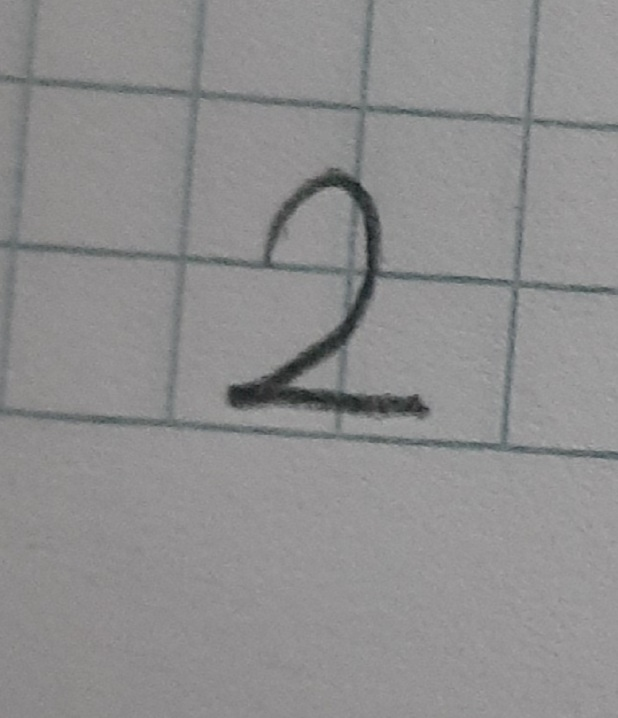
#> input picture Tests/res.jpeg, 618 x 718 px, found by its file name
$ jupyter execute --allow-errors cnn.ipynb
#> lines starting #> are read from the running program, lines starting #| are printed output that depends on the picture; after the words box and inside, x2 and y2 are one past the last pixel; in counts of white or black regions, pixels touching at a corner belong together
[cell 1]
import torch
import torchvision # torch package for vision related things
import torch.nn.functional as F  # Parameterless functions, like (some) activation functions
import torchvision.datasets as datasets  # Standard datasets
import torchvision.transforms as transforms  # Transformations we can perform on our dataset for augmentation
from torch import optim  # For optimizers like SGD, Adam, etc.
from torch import nn  # All neural network modules
from torch.utils.data import DataLoader  # Gives easier dataset managment by creating mini batches etc.
from tqdm import tqdm  # For nice progress bar!


# Simple CNN
class CNN(nn.Module):
    # [27 lines left out: functions __init__, forward, not called in this run]


# Set device
#> (the rest of this cell did not finish here and is left out)

[cell 2]
import matplotlib.pyplot as plt
# [5 lines left out: function predict_image, not called in this run]

[cell 3]
import cv2
import numpy as np
img = cv2.imread("res.jpeg",0)
#> img: shape (718, 618); min 22, max 173, mean 142.6


#img = cv2.resize(img,(28,28))

_,img=cv2.threshold(img, 110,155,cv2.THRESH_BINARY_INV)
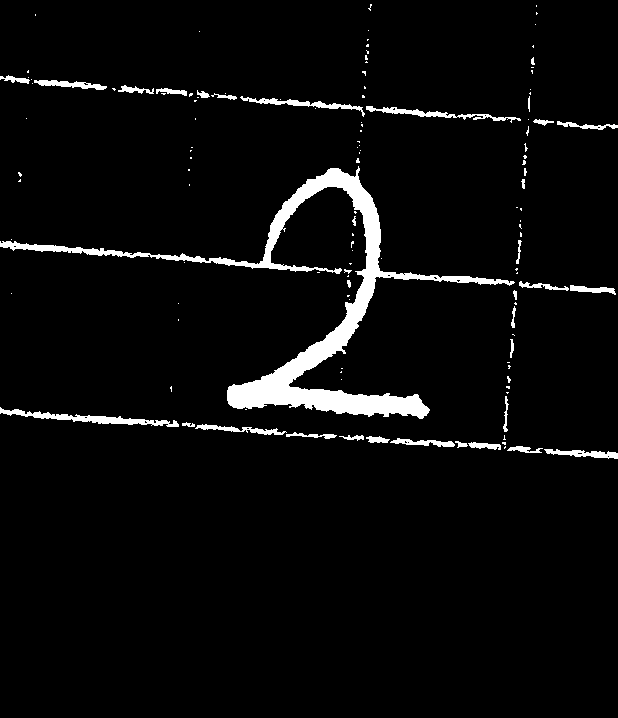
#> img: shape (718, 618); values 0 (black) and 155 (white), 4.2% white; 128 white regions (93 under 20 px), largest, box (x1, y1, x2, y2) and area: (0, 166, 515, 419) 12413, (0, 407, 179, 427) 966, (366, 106, 521, 123) 603
kernel = np.ones((5,5),np.uint8)
img = cv2.resize(img,(28,28))
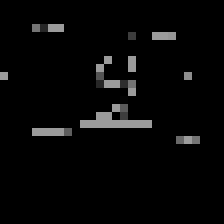
#> img: shape (28, 28) (shown 8 times larger); min 0, max 155, mean 7.3
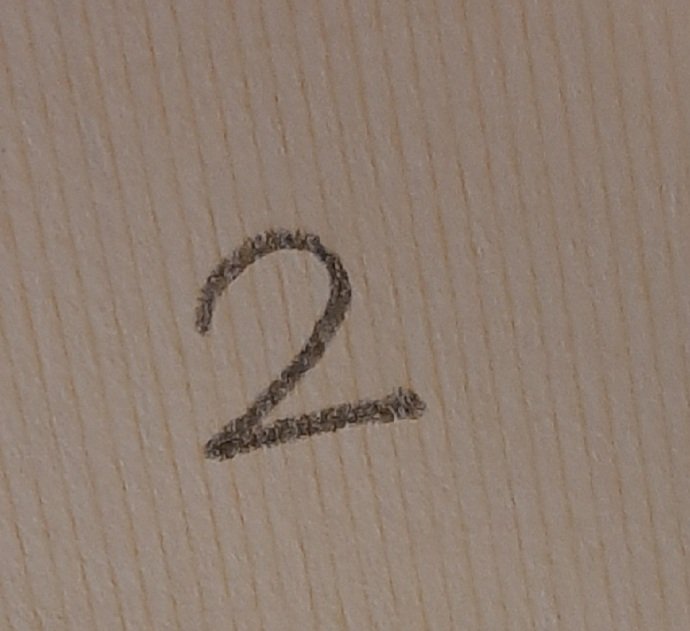
#> input picture Tests/res2.jpeg, 690 x 631 px, given in place of the camera
#> further down, frame is the input picture: shape (631, 690, 3); mean B, G, R 113.1, 125.8, 143.4
#> `frame = cv2.cvtColor(frame, cv2.COLOR_BGR2HSV)`: frame: shape (631, 690, 3); mean H, S, V 12.4, 54.1, 143.4
#> `mask = cv2.inRange(frame,low_yellow,up_yellow)`:
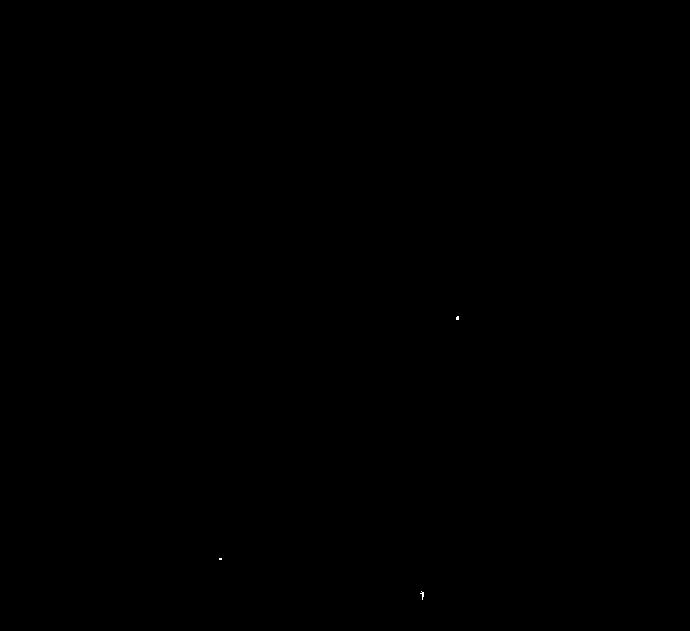
#> mask: shape (631, 690); 0.01% white in thin lines or dots, all inside (x1, y1, x2, y2) = (219, 316, 459, 600)
#> `contours, _ = cv2.findContours(mask, cv2.RETR_TREE,cv2.CHAIN_APPROX_SI..`: contours = 3 contours, all with area under 20
#> `c = max(contours,key=cv2.contourArea)`: c = contour of 11 points, box (x1, y1, x2, y2) (420, 591, 424, 600), area 6
#> `M = cv2.moments(c)`: M = moments, m00 5.5, centre m10/m00, m01/m00 = (422.3, 594)
#> `cX = int(M["m10"] / M["m00"])`: cX = 422
#> `cY = int(M["m01"] / M["m00"])`: cY = 594
#> `x, y, w, h = cv2.boundingRect(c)`: x = 420; y = 591; w = 4; h = 9
#> `cv2.rectangle(frame, (x, y), (x + w, y + h), (0, 255, 0), 2)`: frame: shape (631, 690, 3); mean H, S, V 12.4, 54.2, 143.3
#> `crop = frame[x:x+w+100,y:y+h+100,:]`: crop: shape (104, 99, 3); mean H, S, V 12.7, 52.8, 143.8
#> `crop = cv2.cvtColor(crop,cv2.COLOR_BGR2GRAY)`:
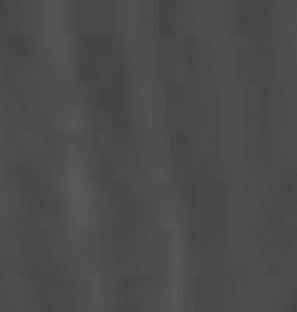
#> crop: shape (104, 99) (shown 3 times larger); min 66, max 90, mean 75.4
#> `_,crop = cv2.threshold(crop,87,255,cv2.THRESH_BINARY_INV)`:
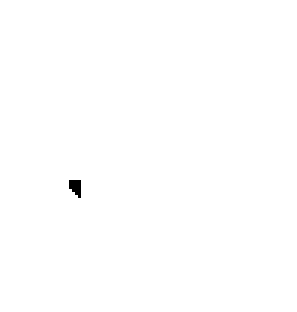
#> crop: shape (104, 99) (shown 3 times larger); 99.8% white; 1 black region (1 under 20 px)
#img = cv2.dilate(img,kernel=kernel,iterations=1)
cv2.imwrite("res_cnn.jpeg",img)
#> (the rest of this cell did not finish here and is left out)

[cell 4]
import cv2
import numpy as np


cap=cv2.VideoCapture(0)


#> (the rest of this cell did not finish here and is left out)

[cell 5]
import cv2 as cv
import numpy as np

# optional argument for trackbars
def nothing(x):
    pass

# named ites for easy reference
barsWindow = 'Bars'
hl = 'H Low'
hh = 'H High'
sl = 'S Low'
sh = 'S High'
vl = 'V Low'
vh = 'V High'

# set up for video capture on camera 0
cap = cv.VideoCapture(0)

# create window for the slidebars
cv.namedWindow(barsWindow, flags = cv.WINDOW_AUTOSIZE)

# create the sliders
cv.createTrackbar(hl, barsWindow, 0, 179, nothing)
cv.createTrackbar(hh, barsWindow, 0, 179, nothing)
cv.createTrackbar(sl, barsWindow, 0, 255, nothing)
cv.createTrackbar(sh, barsWindow, 0, 255, nothing)
cv.createTrackbar(vl, barsWindow, 0, 255, nothing)
cv.createTrackbar(vh, barsWindow, 0, 255, nothing)

# set initial values for sliders
cv.setTrackbarPos(hl, barsWindow, 0)
cv.setTrackbarPos(hh, barsWindow, 179)
cv.setTrackbarPos(sl, barsWindow, 0)
cv.setTrackbarPos(sh, barsWindow, 255)
cv.setTrackbarPos(vl, barsWindow, 0)
cv.setTrackbarPos(vh, barsWindow, 255)

while(True):
    ret, frame = cap.read()
    frame = cv.GaussianBlur(frame, (5, 5), 0)

    # convert to HSV from BGR
    hsv = cv.cvtColor(frame, cv.COLOR_BGR2HSV)
#> hsv: shape (631, 690, 3); mean H, S, V 12.5, 54.1, 143.4

    # read trackbar positions for all
    hul = cv.getTrackbarPos(hl, barsWindow)
    huh = cv.getTrackbarPos(hh, barsWindow)
    sal = cv.getTrackbarPos(sl, barsWindow)
    sah = cv.getTrackbarPos(sh, barsWindow)
    val = cv.getTrackbarPos(vl, barsWindow)
    vah = cv.getTrackbarPos(vh, barsWindow)

    # make array for final values
    HSVLOW = np.array([hul, sal, val])
    HSVHIGH = np.array([huh, sah, vah])

    # apply the range on a mask
    mask = cv.inRange(hsv, HSVLOW, HSVHIGH)
#> mask: shape (631, 690); every value is 255
    maskedFrame = cv.bitwise_and(frame, frame, mask = mask)

    # display the camera and masked images
    cv.imshow('Masked', maskedFrame)
    cv.imshow('Camera', frame)

	# check for q to quit program with 5ms delay
    if cv.waitKey(5) & 0xFF == ord('q'):
#> (key q is pressed here)
        break

# clean up our resources
cap.release()
cv.destroyAllWindows()
